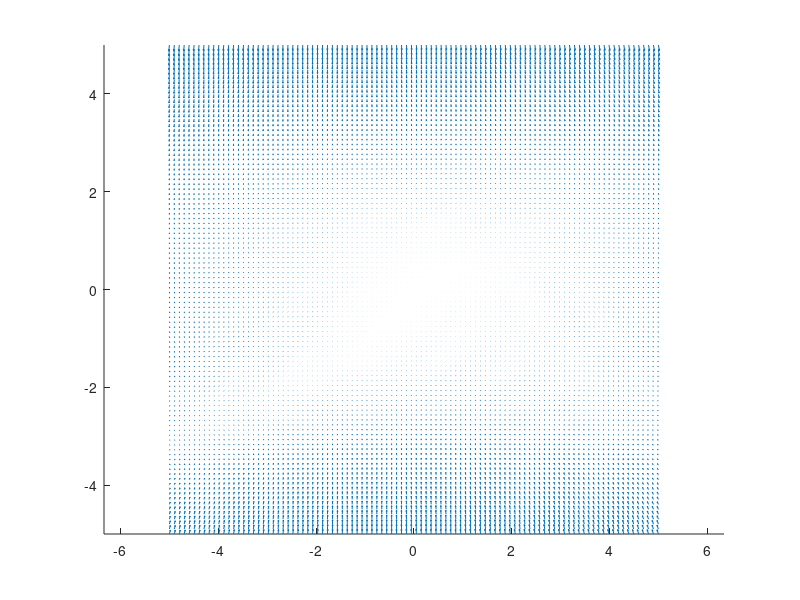

Source code (MATLAB): (Note: this script raises an error after producing the figure.)
a = [1 2];
a = [a,a];
disp(a);
%%
%Task #3_7_1'

hold on
n = 10;
xx = linspace(-5,5);
yy = linspace(-5,5);
[x_1, y_1] = meshgrid(xx,yy);
f_L = @(x,y) x.^2 + y.^2;
f_L_d  = f_L(x_1,y_1);
u = y_1 - x_1 +x_1.*y_1;
v = x_1 - y_1 - x_1.^2 - y_1.^3;
q = quiver(x_1,y_1,u,v);
x_p = linspace(0,2*pi,n);
r = 5;
axis equal;
for i = 1:n
y0 = r.*[cos(x_p(i)),sin(x_p(i))];
tspan = [-10 10];
[t, y] = ode45(@(t,y) odefcn_7_11(t,y),tspan,y0);
for j = 1:numel(y(:,1)) - 1
    l_c = plot(y(j:j+1,1),y(j:j+1,2));
    l_c.Color = [1 j/numel(y(:,1)) 0];
end    




end
contour(x_1,y_1,f_L_d);
hold off
%%
%Task #3_7_2'
hold on
n = 20;
xx = linspace(-2,2);
yy = linspace(-2,2);
[x_1, y_1] = meshgrid(xx,yy);
f_L = @(x,y) x.*y;
f_L_d  = f_L(x_1,y_1);
u = x_1.^2 + 2*y_1.^3;
v = x_1.*y_1.^2;
q = quiver(x_1,y_1,u,v);
x_p = linspace(0,2*pi,n);
r = 1/2;
axis([-2 2 -2 2]);
for i = 1:n
    options = odeset('Events',@EventsFcn);
    y0 = r.*[cos(x_p(i)),sin(x_p(i))];
    tspan = [0 30];
    [t, y] = ode45(@(t,y) odefcn_7_2(t,y),tspan,y0,options);
for j = 1:numel(y(:,1)) - 1
    l_c = plot(y(j:j+1,1),y(j:j+1,2));
    l_c.Color = [1 j/numel(y(:,1)) 0];
end    
contour(x_1,y_1,f_L_d);
end
%%
function dydt = odefcn_7_11(t,xy)
dydt = [(xy(2)-xy(1)+xy(1)*xy(2)); (xy(1)-xy(2)-xy(1)^2-xy(2)^3)];
end

function dydt = odefcn_7_2(t,y)
    dydt = [y(1).^2 + 2*y(2).^3; y(1).*y(2).^2;];
end
   
function [value, isterminal, direction] = EventsFcn(t,y)   
    value = abs(y(1)).^2 + abs(y(2)).^2 - 4;
    isterminal = 1;
    direction = 0;  
end